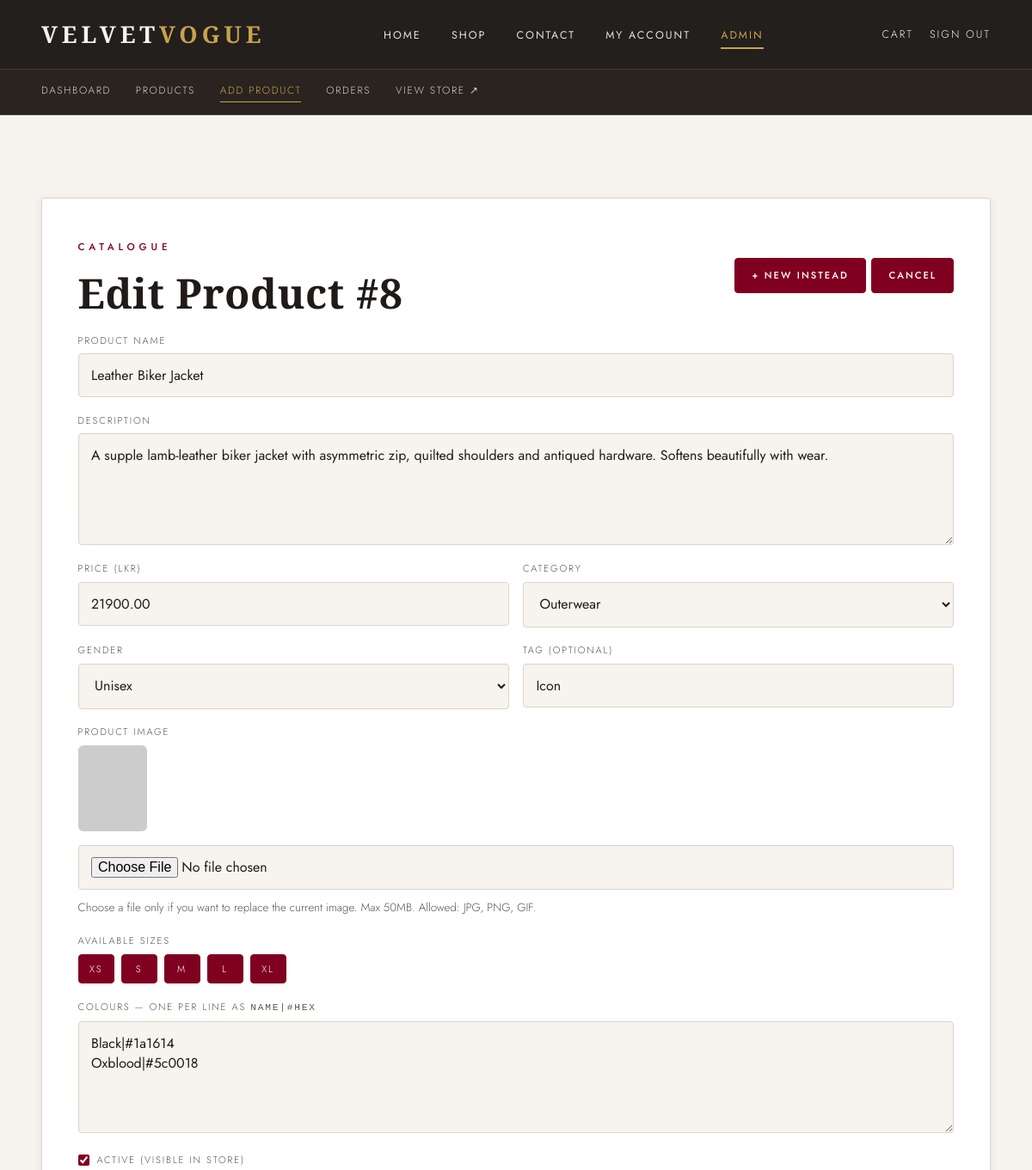
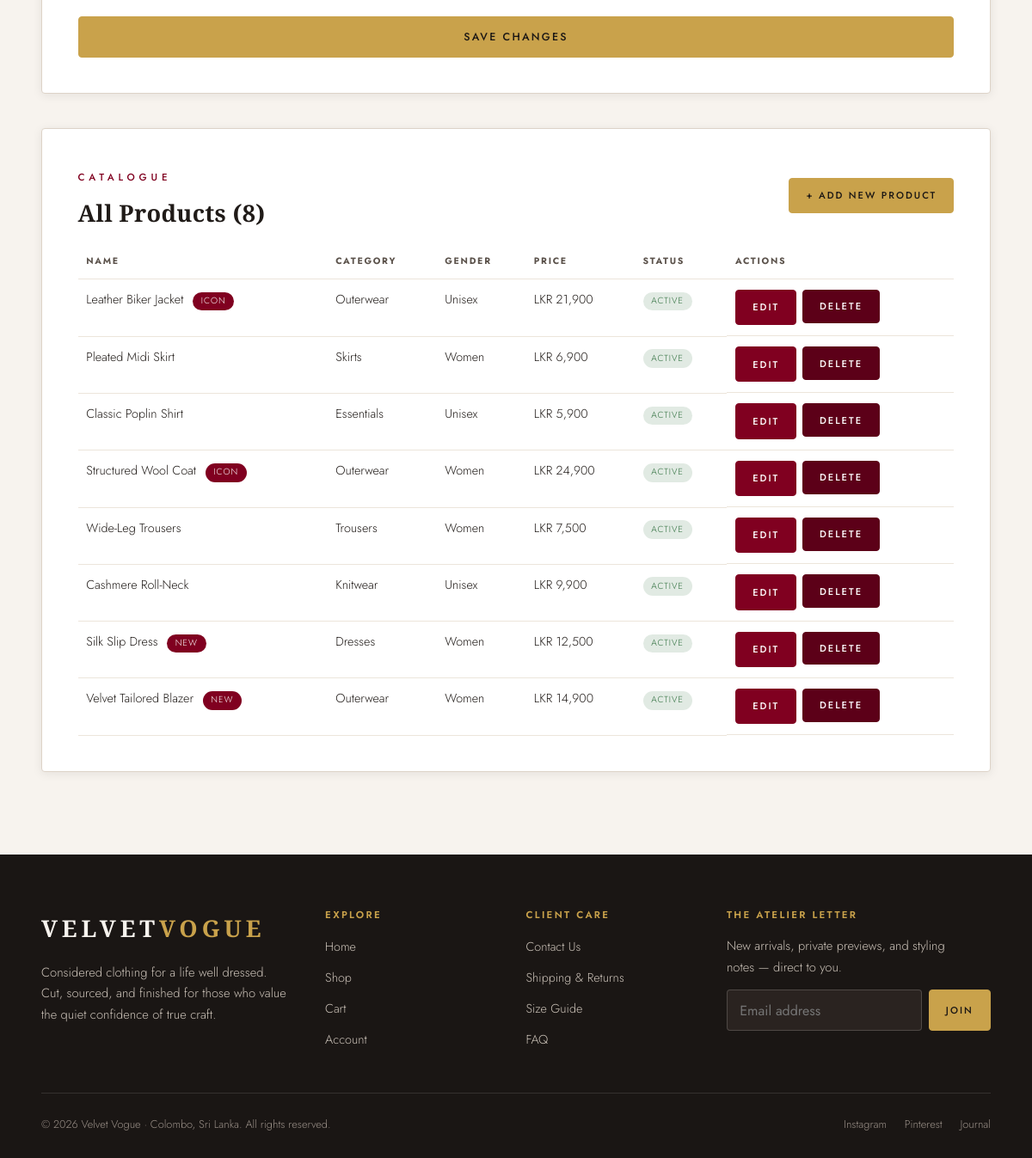
Screenshot of /admin/products.php?edit=8 (signed in) with the database file from the repository (2 pictures, top to bottom).
### tables this page shows
CREATE TABLE products (
  id           INT AUTO_INCREMENT PRIMARY KEY,
  name         VARCHAR(160)  NOT NULL,
  description  TEXT          NOT NULL,
  price        DECIMAL(10,2) NOT NULL,
  category_id  INT           NOT NULL,
  gender       ENUM('women','men','unisex') NOT NULL DEFAULT 'women',
  image        VARCHAR(255)  NOT NULL,             
  tag          VARCHAR(40)   NOT NULL DEFAULT '',  
  is_active    TINYINT(1)    NOT NULL DEFAULT 1,
  created_at   TIMESTAMP     NOT NULL DEFAULT CURRENT_TIMESTAMP,
  FOREIGN KEY (category_id) REFERENCES categories(id)
);

CREATE TABLE categories (
  id    INT AUTO_INCREMENT PRIMARY KEY,
  name  VARCHAR(80) NOT NULL,
  slug  VARCHAR(80) NOT NULL UNIQUE
);

### includes/functions.php (called while the page is built, shortened)
<?php
function e(?string $value): string
{
    return htmlspecialchars((string) $value, ENT_QUOTES, 'UTF-8');
}
function money($amount): string
{
    return 'LKR ' . number_format((float) $amount, 0);
}
function base_url(string $path = ''): string
{
    $dir = rtrim(str_replace('\\', '/', dirname($_SERVER['SCRIPT_NAME'])), '/');
    if (basename($dir) === 'admin') {
        $dir = dirname($dir);
    }
    $dir = ($dir === '/' || $dir === '.') ? '' : $dir;
    return $dir . '/' . ltrim($path, '/');
}

### admin/products.php (the view, shortened to what this page needs)
<?php
$pdo      = db();
$allSizes = ['XS', 'S', 'M', 'L', 'XL'];
$editId   = isset($_GET['edit']) ? (int) $_GET['edit'] : 0;
$editing  = false;
$showForm = isset($_GET['new']) || $editId || isset($_GET['err']);
$product = [
    'id' => 0, 'name' => '', 'description' => '', 'price' => '',
    'category_id' => 0, 'gender' => 'women', 'image' => '', 'tag' => '', 'is_active' => 1,
];
$prodSizes  = [];
$prodColors = '';
if ($editId) {
    $stmt = $pdo->prepare('SELECT * FROM products WHERE id = ?');
    $stmt->execute([$editId]);
    $row = $stmt->fetch();
    if ($row) {
        $editing = true;
        $product = $row;
        $s = $pdo->prepare('SELECT size FROM product_sizes WHERE product_id = ?');
        $s->execute([$editId]);
        $prodSizes = $s->fetchAll(PDO::FETCH_COLUMN);
        $c = $pdo->prepare('SELECT color_name, color_hex FROM product_colors WHERE product_id = ?');
        $c->execute([$editId]);
        $prodColors = implode("\n", array_map(fn($r) => $r['color_name'] . '|' . $r['color_hex'], $c->fetchAll()));
    } else {
        flash('Product not found.', 'error');
    }
}
$categories = $pdo->query('SELECT id, name FROM categories ORDER BY name')->fetchAll();
$products   = $pdo->query(
    'SELECT p.id, p.name, p.price, p.gender, p.tag, p.is_active, c.name AS category
     FROM products p JOIN categories c ON c.id = p.category_id
     ORDER BY p.created_at DESC, p.id DESC'
)->fetchAll();
require __DIR__ . '/../includes/header.php';
require __DIR__ . '/_nav.php';
?>
<section class="section">
  <div class="wrap">
    <?php if ($showForm): ?>
    <div class="form-card" id="product-form" style="margin-bottom:2.5rem">
      <div class="admin-card-head">
        <div>
          <span class="eyebrow eyebrow--dark">Catalogue</span>
          <h2><?= $editing ? 'Edit Product #' . (int)$product['id'] : 'Add New Product' ?></h2>
        </div>
        <div class="table-actions">
          <?php if ($editing): ?>
            <a class="btn btn--sm" href="<?= e(base_url('admin/products.php?new=1')) ?>#product-form">+ New instead</a>
          <?php endif; ?>
          <a class="btn btn--sm" href="<?= e(base_url('admin/products.php')) ?>">Cancel</a>
        </div>
      </div>
      <form method="post" action="<?= e(base_url('admin/products.php')) ?>" enctype="multipart/form-data">
        <div class="field">
          <label for="name">Product name</label>
          <input type="text" id="name" name="name" value="<?= e($product['name']) ?>" required>
        </div>
        <div class="field">
          <label for="description">Description</label>
          <textarea id="description" name="description" required><?= e($product['description']) ?></textarea>
        </div>
        <div class="form-two">
          <div class="field">
            <label for="price">Price (LKR)</label>
            <input type="number" id="price" name="price" min="0" step="0.01" value="<?= e((string)$product['price']) ?>" required>
          </div>
          <div class="field">
            <label for="category_id">Category</label>
            <select id="category_id" name="category_id" required>
              <?php foreach ($categories as $c): ?>
                <option value="<?= (int)$c['id'] ?>" <?= (int)$product['category_id']===(int)$c['id']?'selected':'' ?>><?= e($c['name']) ?></option>
              <?php endforeach; ?>
            </select>
          </div>
        </div>
        <div class="form-two">
          <div class="field">
            <label for="gender">Gender</label>
            <select id="gender" name="gender">
              <?php foreach (['women','men','unisex'] as $g): ?>
                <option value="<?= $g ?>" <?= $product['gender']===$g?'selected':'' ?>><?= ucfirst($g) ?></option>
              <?php endforeach; ?>
            </select>
          </div>
          <div class="field">
            <label for="tag">Tag (optional)</label>
            <input type="text" id="tag" name="tag" value="<?= e($product['tag']) ?>" placeholder="New / Icon">
          </div>
        </div>
        <div class="field">
          <label for="image_file">Product image<?= $editing ? '' : ' <span style="color:var(--velvet-deep)">*</span>' ?></label>
          <?php if ($editing && $product['image']): ?>
            <div style="margin-bottom:.6rem">
              <img src="<?= e(base_url($product['image'])) ?>" alt="Current image" style="width:80px;height:100px;object-fit:cover;border-radius:6px;border:1px solid var(--line)"
                   onerror="this.src='https://placehold.co/80x100/800020/f7f3ee?text=VV'">
            </div>
          <?php endif; ?>
          <input type="file" id="image_file" name="image_file" accept="image/jpeg,image/png,image/gif" <?= $editing ? '' : 'required' ?>>
          <small style="color:var(--ink-soft);display:block;margin-top:.25rem">
            <?= $editing ? 'Choose a file only if you want to replace the current image.' : 'Required.' ?> Max 50MB. Allowed: JPG, PNG, GIF.
          </small>
        </div>
        <div class="field">
          <label>Available sizes</label>
          <div class="size-chips">
            <?php foreach ($allSizes as $s): ?>
              <label class="size-chip <?= in_array($s,$prodSizes,true)?'is-active':'' ?>">
                <?= $s ?>
              </label>
            <?php endforeach; ?>
          </div>
        </div>
        <div class="field">
          <label for="colors">Colours — one per line as <code>Name|#hex</code></label>
          <textarea id="colors" name="colors" placeholder="Burgundy|#800020&#10;Charcoal|#2a2320"><?= e($prodColors) ?></textarea>
        </div>
        <div class="field">
          <label class="filter-radio">
            <input type="checkbox" name="is_active" value="1" <?= $product['is_active']?'checked':'' ?>>
            <span>Active (visible in store)</span>
          </label>
        </div>
        <button class="btn btn--gold btn--block" type="submit"><?= $editing ? 'Save Changes' : 'Create Product' ?></button>
      </form>
    </div>
    <?php endif; ?>
    <div class="form-card">
      <div class="admin-card-head">
        <div>
          <span class="eyebrow eyebrow--dark">Catalogue</span>
          <h3>All Products (<?= count($products) ?>)</h3>
        </div>
        <a class="btn btn--sm btn--gold" href="<?= e(base_url('admin/products.php?new=1')) ?>#product-form">+ Add New Product</a>
      </div>
      <?php if (!$products): ?>
        <p style="color:var(--ink-soft)">No products yet — use Add New Product to create your first one.</p>
      <?php else: ?>
        <table class="data-table">
          <thead>
            <tr><th>Name</th><th>Category</th><th>Gender</th><th>Price</th><th>Status</th><th>Actions</th></tr>
          </thead>
          <tbody>
            <?php foreach ($products as $p): ?>
              <tr>
                <td><?= e($p['name']) ?> <?php if($p['tag']): ?><span class="pill pill--tag"><?= e($p['tag']) ?></span><?php endif; ?></td>
                <td><?= e($p['category']) ?></td>
                <td><?= ucfirst(e($p['gender'])) ?></td>
                <td><?= money($p['price']) ?></td>
                <td><span class="pill pill--<?= $p['is_active']?'paid':'cancelled' ?>"><?= $p['is_active']?'Active':'Hidden' ?></span></td>
                <td class="table-actions">
                  <a class="btn btn--sm" href="<?= e(base_url('admin/products.php?edit=' . $p['id'])) ?>#product-form">Edit</a>
                  <form method="post" action="<?= e(base_url('admin/products.php')) ?>"
                        class="admin-delete-form" data-name="<?= e($p['name']) ?>" style="display:inline">
                    <button class="btn btn--sm" type="submit" style="background:var(--velvet-deep);border-color:var(--velvet-deep)">Delete</button>
                  </form>
                </td>
              </tr>
            <?php endforeach; ?>
          </tbody>
        </table>
      <?php endif; ?>
    </div>
  </div>
</section>
<?php require __DIR__ . '/../includes/footer.php'; ?>

### assets/css/style.css (style rules this page uses)
:root { --velvet: #800020; --velvet-deep: #5c0018; --velvet-tint: #a83a52; --charcoal: #1a1614; --charcoal-soft: #2a2320; --gold: #c9a24b; --gold-soft: #e2c986; --ivory: #f7f3ee; --ivory-deep: #ece5db; --mist: #ddd3c8; --ink: #201b18; --ink-soft: #5c534c; --white: #ffffff; --font-display: "Cormorant Garamond", Georgia, serif; --font-body: "Jost", "Segoe UI", system-ui, sans-serif; --wrap: 1200px; --radius: 4px; --shadow-sm: 0 2px 12px rgba(26, 22, 20, 0.08); --shadow-md: 0 14px 40px rgba(26, 22, 20, 0.16); --ease: cubic-bezier(0.22, 0.61, 0.36, 1); }
*, *::before, *::after { box-sizing: border-box; }
* { margin: 0; padding: 0; }
html { scroll-behavior: smooth; }
body { font-family: var(--font-body); color: var(--ink); background: var(--ivory); line-height: 1.65; font-weight: 300; -webkit-font-smoothing: antialiased; overflow-x: hidden; }
img { display: block; max-width: 100%; height: auto; }
a { color: inherit; text-decoration: none; }
button, input, select, textarea { font-family: inherit; font-size: inherit; }
h1, h2, h3, h4 { font-family: var(--font-display); font-weight: 600; line-height: 1.1; letter-spacing: 0.01em; }
h2 { font-size: clamp(2rem, 4vw, 3rem); }
h3 { font-size: clamp(1.3rem, 2.4vw, 1.7rem); }
.eyebrow { display: inline-block; font-family: var(--font-body); font-size: 0.72rem; font-weight: 500; letter-spacing: 0.42em; text-transform: uppercase; color: var(--gold); margin-bottom: 1.1rem; }
.eyebrow--dark { color: var(--velvet); }
.wrap { width: min(var(--wrap), 92%); margin-inline: auto; }
.section { padding: clamp(3.5rem, 8vw, 6.5rem) 0; }
.btn { --btn-bg: var(--velvet); --btn-fg: var(--white); display: inline-flex; align-items: center; justify-content: center; gap: 0.5rem; padding: 0.85rem 1.9rem; background: var(--btn-bg); color: var(--btn-fg); font-size: 0.78rem; font-weight: 500; letter-spacing: 0.18em; text-transform: uppercase; border: 1px solid var(--btn-bg); border-radius: var(--radius); cursor: pointer; transition: transform .25s var(--ease), background .25s var(--ease), color .25s var(--ease), border-color .25s var(--ease); }
.btn--gold { --btn-bg: var(--gold); --btn-fg: var(--charcoal); }
.btn--block { width: 100%; }
.btn--sm { padding: 0.65rem 1.2rem; font-size: 0.7rem; }
.form-card { background: var(--white); border: 1px solid var(--mist); border-radius: var(--radius); padding: clamp(1.6rem, 4vw, 2.6rem); box-shadow: var(--shadow-sm); }
.field { display: flex; flex-direction: column; gap: 0.4rem; margin-bottom: 1.1rem; }
.field label { font-size: 0.7rem; letter-spacing: 0.16em; text-transform: uppercase; color: var(--ink-soft); }
.field input, .field textarea, .field select { padding: 0.8rem 0.9rem; color: var(--ink); background: var(--ivory); border: 1px solid var(--mist); border-radius: var(--radius); transition: border-color .25s var(--ease), background .25s var(--ease); }
.field textarea { resize: vertical; min-height: 130px; }
.filter-radio { display: flex; align-items: center; gap: 0.55rem; padding: 0.28rem 0; font-size: 0.9rem; cursor: pointer; }
.filter-radio input { accent-color: var(--velvet); }
.size-chips { display: flex; flex-wrap: wrap; gap: 0.5rem; }
.size-chip { min-width: 42px; padding: 0.45rem 0.7rem; text-align: center; cursor: pointer; font-size: 0.76rem; letter-spacing: 0.06em; border: 1px solid var(--mist); border-radius: var(--radius); background: var(--ivory); transition: background .2s var(--ease), color .2s var(--ease), border-color .2s var(--ease); }
.size-chip.is-active { background: var(--velvet); color: var(--white); border-color: var(--velvet); }
.admin-card-head { display: flex; justify-content: space-between; align-items: center; margin-bottom: 1.2rem; }
.data-table { width: 100%; border-collapse: collapse; font-size: 0.9rem; }
.data-table th, .data-table td { text-align: left; padding: 0.75rem 0.6rem; border-bottom: 1px solid var(--ivory-deep); vertical-align: top; }
.data-table th { font-family: var(--font-body); font-size: 0.66rem; letter-spacing: 0.16em; text-transform: uppercase; color: var(--ink-soft); }
.table-actions { display: flex; gap: 0.4rem; }
.pill { display: inline-block; padding: 0.15rem 0.6rem; font-size: 0.64rem; letter-spacing: 0.1em; text-transform: uppercase; border-radius: 999px; }
.pill--paid, .pill--shipped { background: rgba(45,110,60,.14); color: #2d6e3c; }
.pill--tag { background: var(--velvet); color: var(--white); margin-left: 0.4rem; }
.form-two { display: grid; grid-template-columns: 1fr 1fr; gap: 1rem; }

### rows the page displays
products: id "8", name "Leather Biker Jacket", description "A supple lamb-leather biker jacket with asymmetric zip, quilted shoulders and antiqued hardware. Softens beautifully with wear.", price "21900.00", category_id "Outerwear", gender "Unisex", tag "Icon", is_active "☑", tag "ICON", category.name "Outerwear", price "LKR 21,900", shows "ACTIVE"
products: name "Pleated Midi Skirt", category.name "Skirts", gender "Women", price "LKR 6,900", is_active "ACTIVE"
products: name "Classic Poplin Shirt", category.name "Essentials", gender "Unisex", price "LKR 5,900", is_active "ACTIVE"
products: name "Structured Wool Coat", tag "ICON", category.name "Outerwear", gender "Women", price "LKR 24,900", is_active "ACTIVE"
products: name "Wide-Leg Trousers", category.name "Trousers", gender "Women", price "LKR 7,500", is_active "ACTIVE"
products: name "Cashmere Roll-Neck", category.name "Knitwear", gender "Unisex", price "LKR 9,900", is_active "ACTIVE"
products: name "Silk Slip Dress", tag "NEW", category.name "Dresses", gender "Women", price "LKR 12,500", is_active "ACTIVE"
products: name "Velvet Tailored Blazer", tag "NEW", category.name "Outerwear", gender "Women", price "LKR 14,900", is_active "ACTIVE"

### other values shown
$s "XS"
$s "S"
$s "M"
$s "L"
$s "XL"
count($products) "8"
